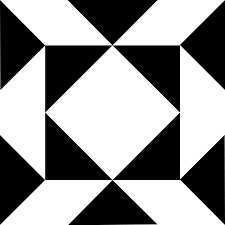
#> input picture Grafica/imgs2/blancoNegro.png, 225 x 225 px
$ jupyter execute filtrosOpenCV-2.ipynb
#> lines starting #> are read from the running program, lines starting #| are printed output that depends on the picture
[cell 1]
import numpy as np
import cv2 as cv
import matplotlib.pyplot as plt

img_blancoNegro = cv.imread('./imgs2/blancoNegro.png')
#> img_blancoNegro is the input picture: shape (225, 225, 3); min 0, max 255, mean 148.5
img_circuit = cv.imread('./imgs2/circuit.jpg')
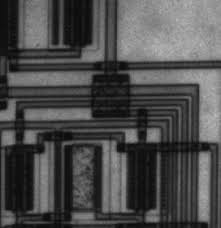
#> input picture Grafica/imgs2/circuit.jpg, 221 x 228 px
#> img_circuit is the input picture: shape (228, 221, 3); min 5, max 190, mean 76.3

[cell 2]
def apply_roberts(img):
    mask_x = np.array([[-1, 0 , 0], [0, 1, 0], [0, 0, 0]])
    mask_y = np.array([[0, -1 , 0], [1, 0, 0], [0, 0, 0]])
    h, w, c = img.shape
#> h = 225; w = 225; c = 3
    result = np.zeros([h, w, c], dtype=int)
    for i in range(h - 2):
        for j in range(w -2):
            x = img[i: i + 3, j: j + 3, 0]
            y = img[i: i + 3, j: j + 3, 0]
            gx = sum(sum(mask_x * x))
            gy = sum(sum(mask_y * y))
            result[i, j, 0:3] = (int)(np.sqrt(gx**2 + gy**2))
#> result: shape (225, 225, 3) int64; 144 distinct labels, from 0 to 360
    return result

[cell 3]
def apply_sobel(img):
    mask_x = np.array([[-1, 0, 1], [-2, 0, 2], [-1, 0, 1]])
    mask_y = np.array([[-1, -2, -1], [0, 0, 0], [1, 2, 1]])
    h, w, c = img.shape
#> h = 225; w = 225; c = 3
    result = np.zeros([h, w, c], dtype=int)
    for i in range(h - 2):
        for j in range(w -2):
            x = img[i: i + 3, j: j + 3, 0]
            y = img[i: i + 3, j: j + 3, 0]
            gx = sum(sum(mask_x * x))
            gy = sum(sum(mask_y * y))
            result[i + 1, j + 1, 0:3] = (int)(np.sqrt(gx**2 + gy**2))
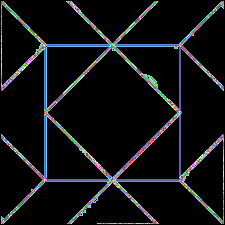
#> result: shape (225, 225, 3) int64; 459 distinct labels, from 0 to 1119; one colour per label, 0 black
    return result

[cell 4]
def apply_prewitt(img):
    mask_x = np.array([[-1, 0, 1], [-1, 0, 1], [-1, 0, 1]])
    mask_y = np.array([[1, 1, 1], [0, 0, 0], [-1, -1, -1]])
    h, w, c = img.shape
#> h = 225; w = 225; c = 3
    result = np.zeros([h, w, c], dtype= int)
    for i in range(h - 2):
        for j in range(w -2):
            x = img[i: i + 3, j: j + 3, 0]
            y = img[i: i + 3, j: j + 3, 0]
            gx = sum(sum(mask_x * x))
            gy = sum(sum(mask_y * y))
            result[i + 1, j + 1, 0:3] = (int)(np.sqrt(gx**2 + gy**2))
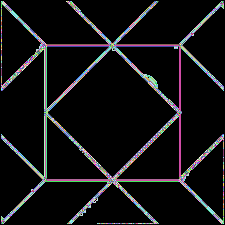
#> result: shape (225, 225, 3) int64; 418 distinct labels, from 0 to 776; one colour per label, 0 black
    return result

[cell 5]
def tests(img_name, img):
    plt.rcParams['figure.figsize'] = [10,10]
    fig, axes = plt.subplots(nrows=1, ncols=3)
    messages = [img_name+'-roberts', img_name+'-sobel', img_name+'-prewitt']
    result_roberts = apply_roberts(img)
    result_sobel = apply_sobel(img)
    result_prewitt = apply_prewitt(img)
    images = [result_roberts, result_sobel, result_prewitt]
    for ax, message, image in zip(axes.flat, messages, images):
        ax.imshow(image)
        ax.set(title= message)
        ax.axis('off')
        cv.imwrite(message+'.jpg', image)
#> this loop made 3 passes
#> message on passes 1 to 3: 'blancoNegro-roberts', 'blancoNegro-sobel', 'blancoNegro-prewitt'
#> pass 1, in tests, `cv.imwrite(message+'.jpg', image)`:
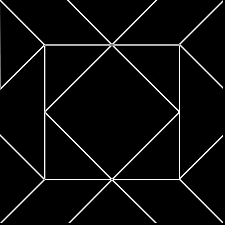
#> saved as blancoNegro-roberts.jpg: shape (225, 225, 3); min 0, max 255, mean 11.2
    plt.show()
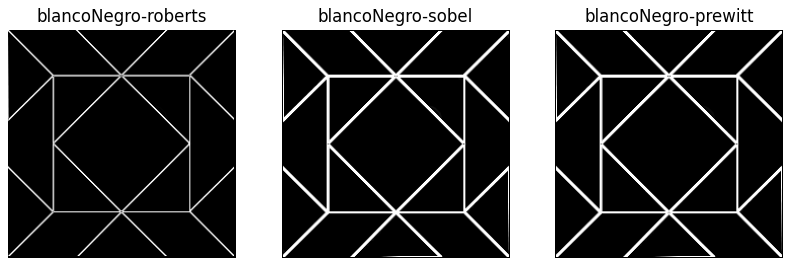
#> figure drawn by matplotlib, 3 panels

[cell 6]
tests('blancoNegro', img_blancoNegro)

[cell 7]
tests('circuit', img_circuit)
#> call 2 of tests, with img_name = 'circuit'
#> after the loop in apply_roberts (call 2), `for i in range(h - 2):`:
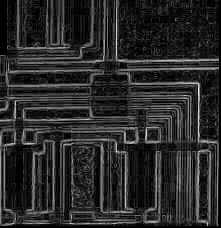
#> result: shape (228, 221, 3) int64; min 0, max 87, mean 14.3; drawn with min black and max white
#> after the loop in apply_sobel (call 2), `for i in range(h - 2):`:
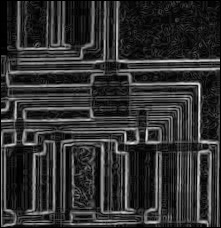
#> result: shape (228, 221, 3) int64; min 0, max 372, mean 71.2; drawn with min black and max white
#> the loop in tests (call 2), `for ax, message, image in zip(axes.flat, messages, images):` made 3 passes
#> pass 1, in tests (call 2), `cv.imwrite(message+'.jpg', image)`:
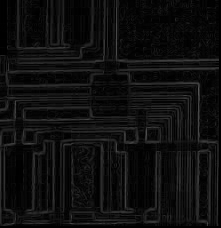
#> saved as circuit-roberts.jpg: shape (228, 221, 3); min 0, max 87, mean 14.3
#> pass 2, in tests (call 2), `cv.imwrite(message+'.jpg', image)`:
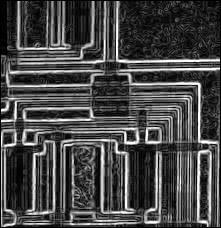
#> saved as circuit-sobel.jpg: shape (228, 221, 3); min 0, max 255, mean 70.9
#> in tests (call 2), `plt.show()`:
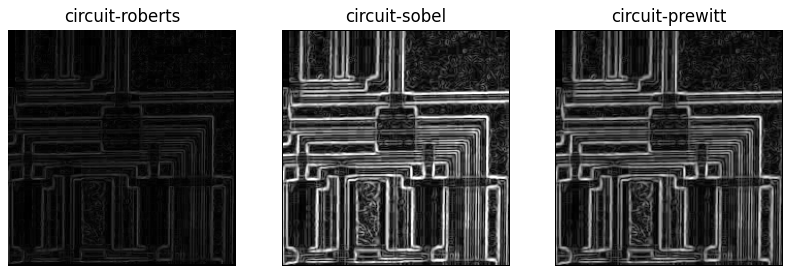
#> figure drawn by matplotlib, 3 panels
